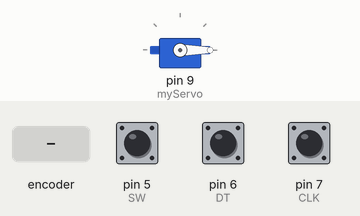
The sketch below on a simulated Arduino Uno, built with avr-gcc and run on an emulated ATmega328P. On the bench: servo. The inputs (shaded band) are chosen by the test bench; at power-on: pin 5 (SW) HIGH, pin 6 (DT) HIGH, pin 7 (CLK) HIGH. What the sketch prints to the serial monitor is not drawn.

Above: at 1.2 s.
1.3 s: rotary encoder on pin 7 (CLK) / pin 6 (DT) turned 3 steps (first pin leading)
At 2.0 s:
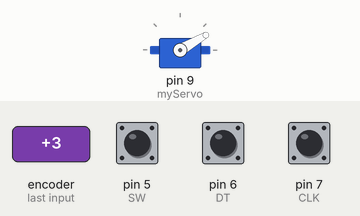
3.4 s: pin 5 (SW) pulled LOW for 0.15 s
At 4.5 s:
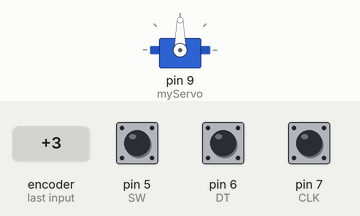
5.0 s: rotary encoder on pin 7 (CLK) / pin 6 (DT) turned 2 steps (second pin leading)
At 5.6 s:
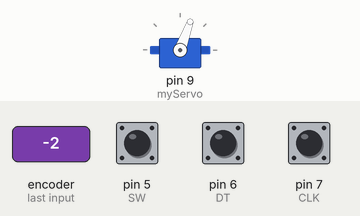
6.9 s: rotary encoder on pin 7 (CLK) / pin 6 (DT) turned 3 steps (first pin leading)
At 8.6 s:
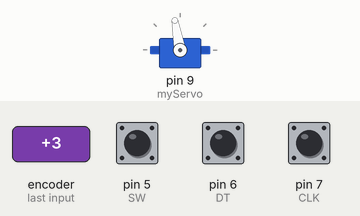
9.0 s: rotary encoder on pin 7 (CLK) / pin 6 (DT) turned 3 steps (first pin leading)
At 10.3 s:
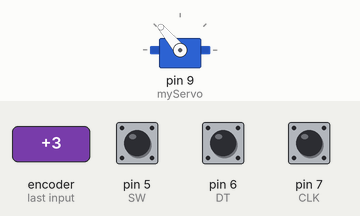
11.1 s: rotary encoder on pin 7 (CLK) / pin 6 (DT) turned 1 step (first pin leading)
At 11.6 s:
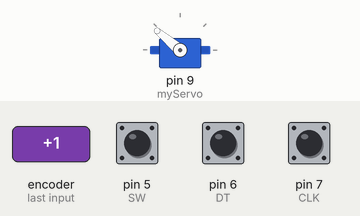
Timing chart, 0 to 13.8 s (numbered marks = the images above; inputs shaded):
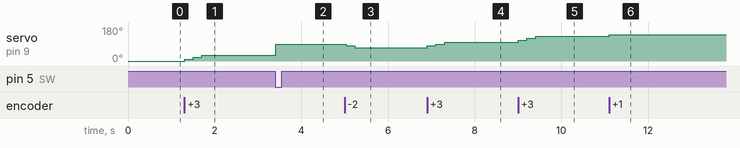

Measured:
- after the input at 1.3 s, servo on pin 9 (myServo): 0° → 10° at once, → 20° 0.20 s later, → 30° 0.20 s later
- after the input at 3.4 s, servo on pin 9 (myServo): 30° → 90° at once
- after the input at 5.0 s, servo on pin 9 (myServo): 90° → 80° at once, → 70° 0.20 s later
- after the input at 6.9 s, servo on pin 9 (myServo): 70° → 80° at once, → 90° 0.20 s later, → 100° 0.20 s later
- after the input at 9.0 s, servo on pin 9 (myServo): 100° → 110° at once, → 120° 0.20 s later, → 130° 0.20 s later
- after the input at 11.1 s, servo on pin 9 (myServo): 130° → 140° at once

The sketch:

KY-040_self_Servo.ino
```cpp
#include <Servo.h>

// Pin definitions
const int CLK = 7;
const int DT = 6;
const int SW = 5;
//Operating speed: 0.1sec /60degree(4.8v)
const int degperlick = 10;
// Variables to track the state of the rotary encoder and button
int lastCLKstate, lastDTstate, lastSWstate;
int click = 0;
Servo myServo;

// Debounce-related variables
const unsigned long debounceDelay = 5; // Debounce delay time in milliseconds
unsigned long lastDebounceTime = 0;

void setup() {
  // Attach the servo to pin 9
  myServo.attach(9);

  // Initialize serial communication
  Serial.begin(115200);

  // Set pin modes
  pinMode(CLK, INPUT);
  pinMode(DT, INPUT);
  pinMode(SW, INPUT);

  // Initialize the last state of the rotary encoder and button
  lastCLKstate = digitalRead(CLK);
  lastDTstate = digitalRead(DT);
  lastSWstate = digitalRead(SW);
}

void loop() {
  // Read the current states of the rotary encoder and button
  int currentCLKstate = digitalRead(CLK);
  int currentDTstate = digitalRead(DT);
  int currentSWstate = digitalRead(SW);

  // Handle rotary encoder rotation
  if (currentCLKstate != lastCLKstate) {
    if (currentCLKstate != currentDTstate && lastCLKstate == HIGH) {
      click += 1;
      Serial.print("Clockwise (CW) and Click: ");
    } else if (currentCLKstate == currentDTstate && lastCLKstate == HIGH) {
      click -= 1;
      Serial.print("Counterclockwise (CCW) and Click: ");
    }
  click = constrain(click, 0, 180/degperlick);
  Serial.println(click);
  }
  // Handle button press detection
  if (currentSWstate == LOW && lastSWstate == HIGH) {
    click = 90/degperlick; // Reset click value
    Serial.println("Button Pressed! Reset Click to 90 (Angle 90)");
  }

  // Control the servo motor (20 clicks per revolution)
  int angle = click*degperlick; // Ensure angle stays within 0~180
  Serial.print("Current Servo Angle: ");
  Serial.println(angle);
  myServo.write(angle); // Move the servo to the calculated angle

  // Update the last states
  lastCLKstate = currentCLKstate;
  lastSWstate = currentSWstate;
}
```
